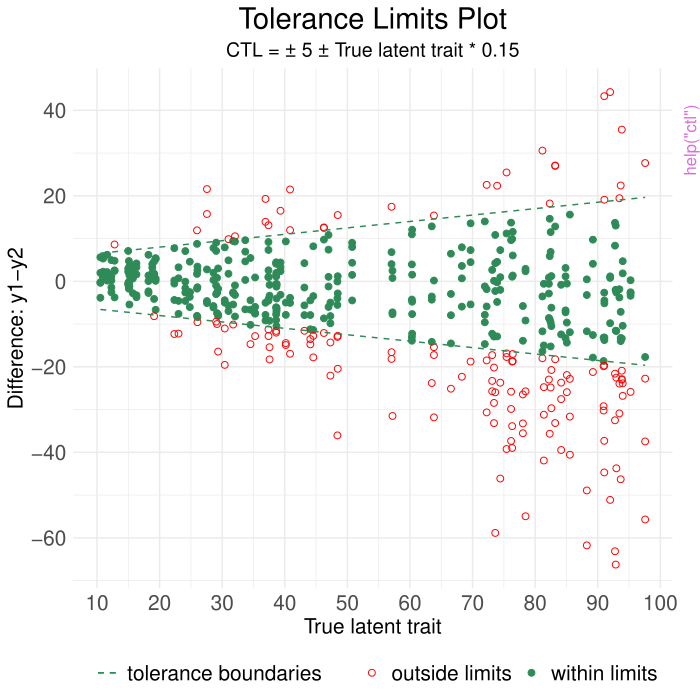

The R source for this figure:
pkgname <- "ctlr"
source(file.path(R.home("share"), "R", "examples-header.R"))
options(warn = 1)
options(pager = "console")
library('ctlr')

base::assign(".oldSearch", base::search(), pos = 'CheckExEnv')
base::assign(".old_wd", base::getwd(), pos = 'CheckExEnv')
cleanEx()
nameEx("ctl")
### * ctl

flush(stderr()); flush(stdout())

### Name: ctl
### Title: Clinical Tolerance Limits for Assessing Agreement
### Aliases: ctl

### ** Examples

## Don't show: 
if (requireNamespace("withr", quietly = TRUE)) withAutoprint({ # examplesIf
## End(Don't show)
withr::with_tempdir({
   # Tolerance limit plot
   ctl(ctl_dataset1, idvar = "id", ynew = "y1", yref = "y2", intercept = 5, slope = 0.15,
       tlplot = TRUE, plots_to_file = TRUE, results_to_file = TRUE, outputs_path = ".")

   ctl(ctl_dataset2, idvar = "id", ynew = "y1", yref = "y2", intercept = 1, slope = 0.2,
       seed = 11446158, tlplot = TRUE, plots_to_file = TRUE, results_to_file = TRUE,
       outputs_path = ".")

   # Conditional probability of agreement plot
   ctl(ctl_dataset1, idvar = "id", ynew = "y1", yref = "y2", intercept = 5, slope = 0.15,
       nbsimul = 100, cpaplot = TRUE, plots_to_file = TRUE, results_to_file = TRUE,
       outputs_path = ".")

   ctl(ctl_dataset1, idvar = "id", ynew = "y1", yref = "y2", intercept = 0, slope = 0.15,
       nbsimul = 100, cpaplot = TRUE, pointwise = TRUE, plots_to_file = TRUE,
       results_to_file = TRUE, outputs_path = ".")

   ctl(ctl_dataset2, idvar = "id", ynew = "y1", yref = "y2", intercept = 1, slope = 0.2,
       seed = 11446158, nbsimul = 100, cpaplot = TRUE, simultaneous = TRUE)
})
## Don't show: 
}) # examplesIf
## End(Don't show)



### * <FOOTER>
###
cleanEx()
options(digits = 7L)
base::cat("Time elapsed: ", proc.time() - base::get("ptime", pos = 'CheckExEnv'),"\n")
grDevices::dev.off()
###
### Local variables: ***
### mode: outline-minor ***
### outline-regexp: "\\(> \\)?### [*]+" ***
### End: ***
quit('no')
